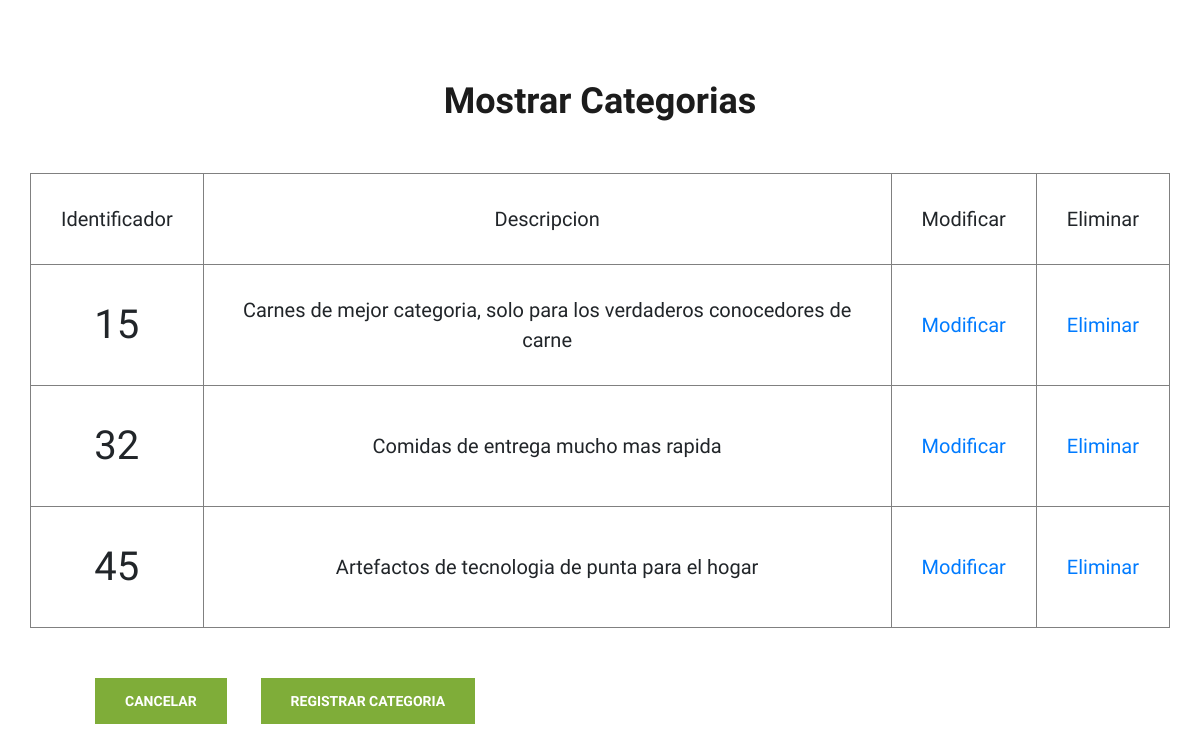
Before: /categorias/mostrarCategoria with the older database file.
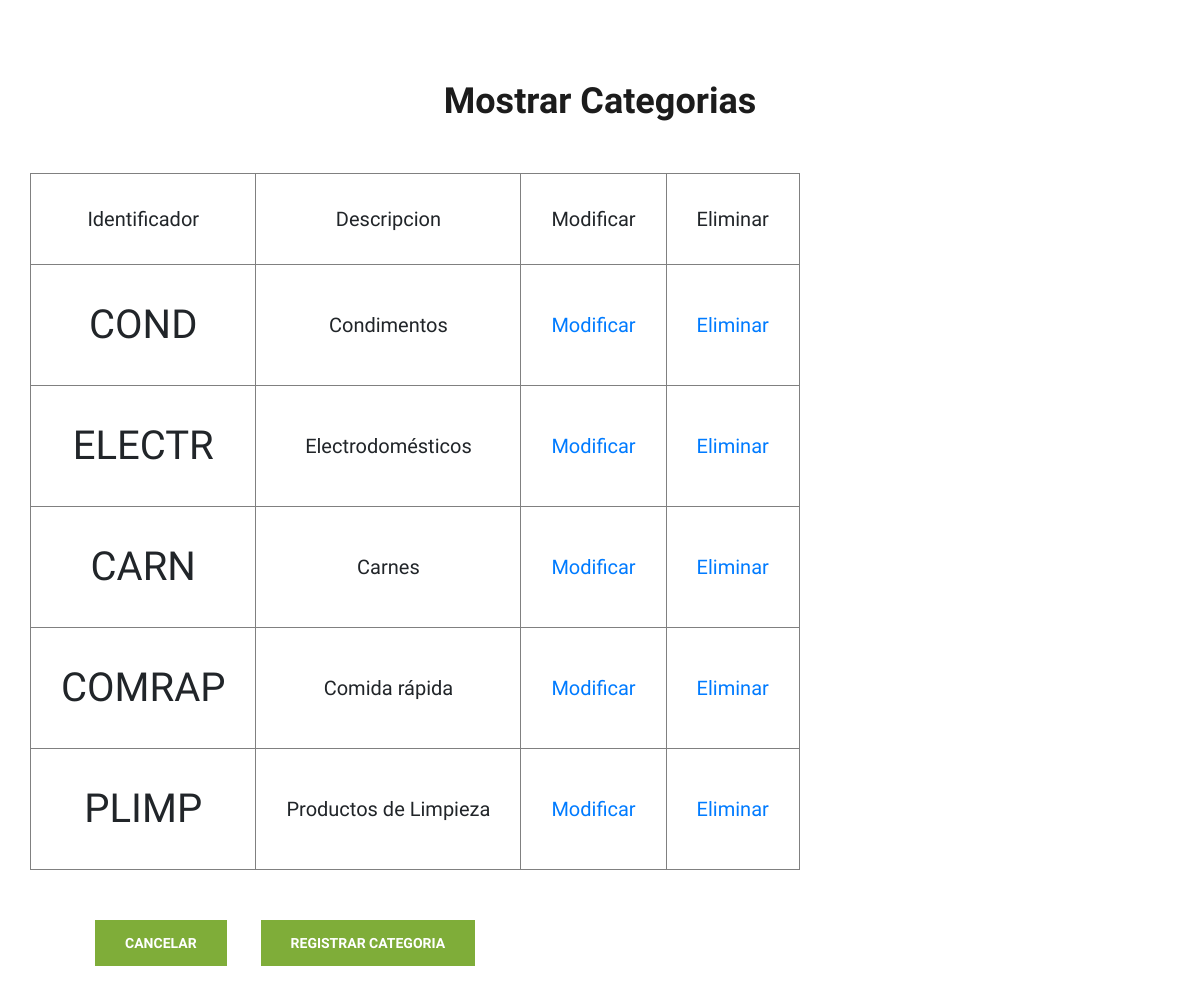
After: the same page with the newer database file.
### categorias/models.py (models this page shows, shortened)
class Categoria(models.Model):
	CatCod		= models.CharField(verbose_name='Código de categoría', max_length=10, primary_key=True)
	CatDes		= models.CharField(verbose_name='Descripción', max_length=30)
	CatImg		= models.ImageField(verbose_name='Imagen', upload_to='pics/categories', null=True, blank=True)

### categorias/views.py (the view)
# urls.py: path("mostrarCategoria",views.mostrarCategoria,name="mostrarCategoria"),
def mostrarCategoria(request):
    categorias = Categoria.objects.all();
    return render(request,"categoriasMostrar.html" , context={"categorias":categorias})

### categorias/templates/categoriasMostrar.html (shortened to what this page needs)
{% load static %}
<!DOCTYPE html>
<html>
<head>
    <link rel="stylesheet" href="{% static 'css/bootstrap.min.css' %}" type="text/css">
    <link rel="stylesheet" href="{% static 'css/font-awesome.min.css' %}" type="text/css">
    <link rel="stylesheet" href="{% static 'css/elegant-icons.css' %}" type="text/css">
    <link rel="stylesheet" href="{% static 'css/nice-select.css' %}" type="text/css">
    <link rel="stylesheet" href="{% static 'css/jquery-ui.min.css' %}" type="text/css">
    <link rel="stylesheet" href="{% static 'css/owl.carousel.min.css' %}" type="text/css">
    <link rel="stylesheet" href="{% static 'css/slicknav.min.css' %}" type="text/css">
    <link rel="stylesheet" href="{% static 'css/style.css' %}" type="text/css">
</head>
<body>
	<div class="contact-form spad">
        <div class="container">
            <div class="row">
                <div class="col-lg-12">
                    <div class="contact__form__title">
                        <h2>Mostrar Categorias</h2>
                    </div>
                </div>
            </div>
            <div style="text-align: center;">
                <table>
                    <tr>
                        <td style="border: 1px gray solid; padding:30px; font-size: 20px;">
                            Identificador
                        </td>
                        <td style="border: 1px gray solid; padding:30px; font-size: 20px;">
                            Descripcion
                        </td>
                        <td style="border: 1px gray solid; padding:30px; font-size: 20px;">
                            Modificar
                        </td>
                        <td style="border: 1px gray solid; padding:30px; font-size: 20px;">
                            Eliminar
                        </td>
                    </tr>
                    {% for categoria in categorias %}
                    <tr>
                        <td style="border: 1px gray solid; padding:30px; font-size: 40px;">
                            {{categoria.CatCod}}
                        </td>
                        <td style="border: 1px gray solid; padding:30px; font-size: 20px;">
                            {{categoria.CatDes}}
                        </td>
                        <td style="border: 1px gray solid; padding:30px; font-size: 20px;">
                            <a href="actualizarCategoria/{{categoria.CatCod}}">Modificar</a>
                        </td>
                        <td style="border: 1px gray solid; padding:30px; font-size: 20px;">
                            <a href="eliminarCategoria/{{categoria.CatCod}}">Eliminar</a>
                        </td>
                    </tr>
                    {% endfor %}
                </table>
            </div>
            <div style="padding: 50px;">
                <div class="col-lg-12 text-center"style="display: inline">
                    <a  href="/" class="site-btn">Cancelar</a>
                </div>
                <div class="col-lg-12 text-center"style="display: inline">
                    <a href="./registroCategoria " class="site-btn">Registrar Categoria</a>
                </div>
            </div>
        </div>
    </div>
</body>

Changed rows visible on the page:
removed Categoria: CatCod "15", CatDes "Carnes de mejor categoria, solo para los verdaderos conocedores de carne"
removed Categoria: CatCod "32", CatDes "Comidas de entrega mucho mas rapida"
removed Categoria: CatCod "45", CatDes "Artefactos de tecnologia de punta para el hogar"
added Categoria: CatCod "COND", CatDes "Condimentos"
added Categoria: CatCod "ELECTR", CatDes "Electrodomésticos"
added Categoria: CatCod "CARN", CatDes "Carnes"
added Categoria: CatCod "COMRAP", CatDes "Comida rápida"
added Categoria: CatCod "PLIMP", CatDes "Productos de Limpieza"
